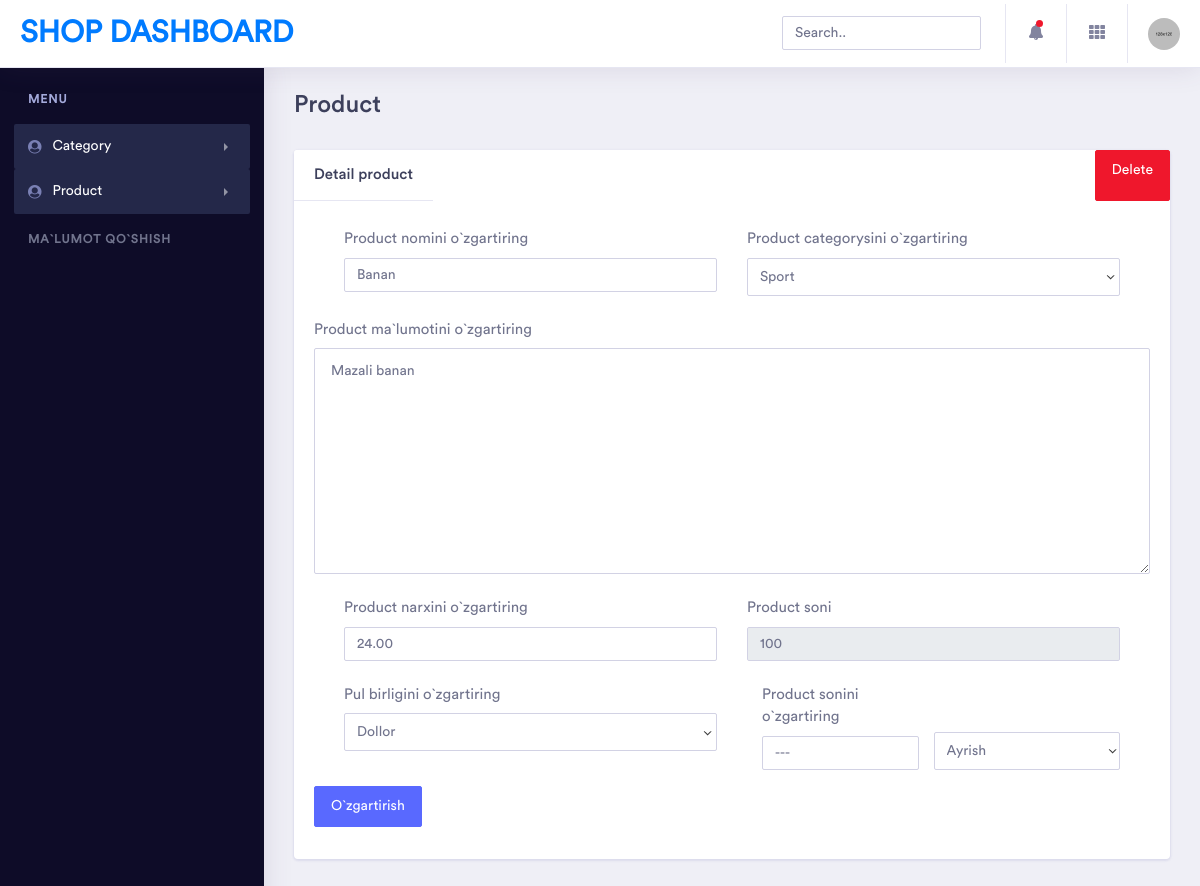
Page /dashboard/prodect_update/3 on the earlier database version.
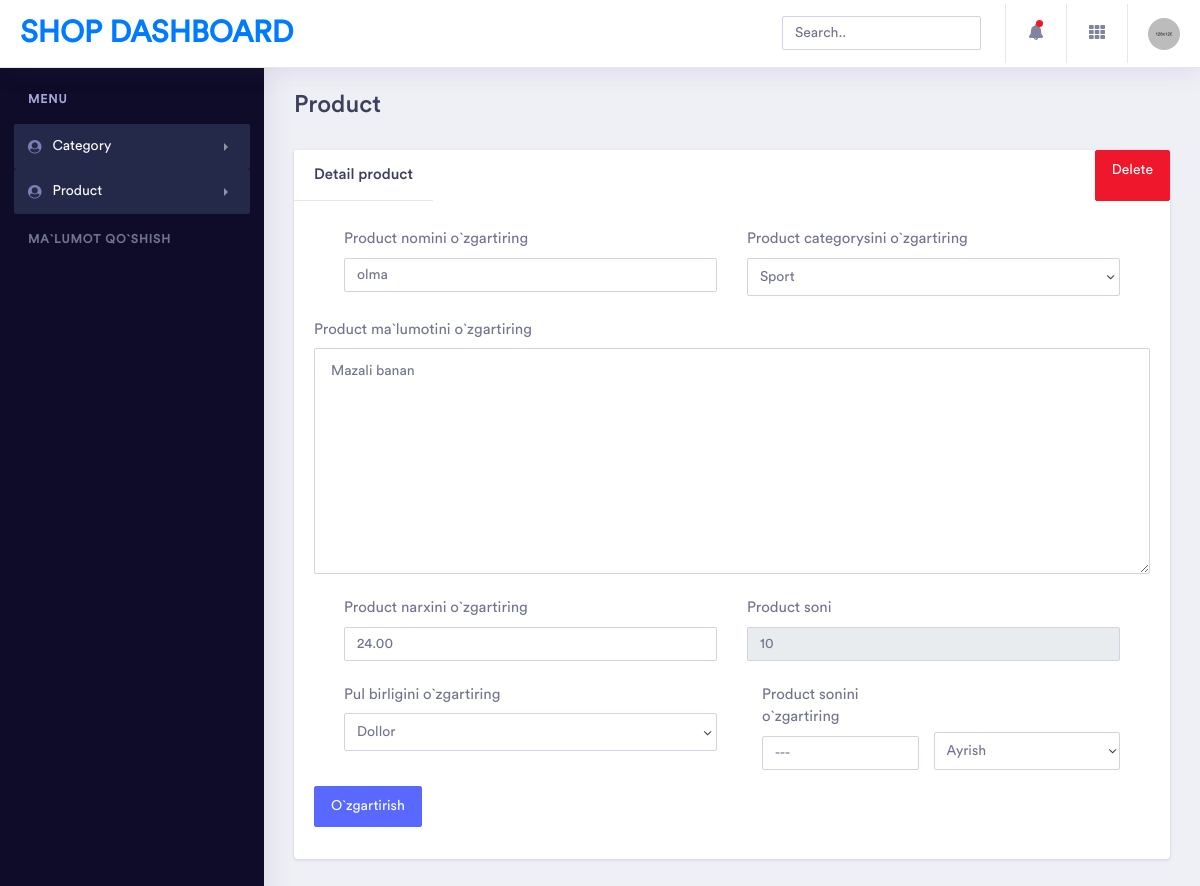
Same page on the later database version.
### main/models.py (models this page shows, shortened)
class Product(models.Model):
    name = models.CharField(max_length=255)
    description = models.TextField()
    quantity = models.IntegerField()
    price = models.DecimalField(decimal_places=2, max_digits=10)
    currency = models.SmallIntegerField(
        choices=(
            (1,'Dollar'),
            (2, 'So`m')
            )
    )
    discount_price = models.DecimalField(
        decimal_places=2,
        max_digits=10,
        blank=True,
        null=True
        )
    baner_image = models.ImageField(upload_to='baner/')
    category = models.ForeignKey(Category, on_delete=models.SET_NULL, null=True)

class Category(models.Model):
    name = models.CharField(max_length=255, unique=True)
    def __str__(self):
        return self.name

### dashboard/views.py (the view, shortened to what this page needs)
# urls.py: path('prodect_update/<int:id>', views.prodect_update, name='prodect_update'),
def prodect_update(request, id):
    product = models.Product.objects.get(id=id)
    category = models.Category.objects.exclude(id=product.category_id)
    context = {
        'product':product,
        'category':category
    }
    return render(request, 'dashboard/product/update.html', context)

### dashboard/templates/dashboard/product/update.html (shortened to what the changed rows need)
{% extends 'dashboard/base.html' %}
{% load static %}
        {% block content %}
        <div class="dashboard-wrapper">
            <div class="dashboard-ecommerce">
                <div class="container-fluid  dashboard-content">
                    <div class="row">
                        <div class="col-xl-12 col-lg-12 col-md-12 col-sm-12 col-12">
                            <div class="page-header">
                                <h2 class="pageheader-title">Product</h2>
                            </div>
                        </div>
                    </div>
                    <div class="row">
                        <div class="col-xl-12 col-lg-12 col-md-12 col-sm-12 col-12">
                            <div class="card">
                                <div class="card-body">
                                    <div class="form-group">
                                        <form action="" method="post">{% csrf_token %}
                                            <div class="col-12 d-flex justify-content-between">
                                                <div class="col-6">
                                                    <div class="input-group mb-3">
                                                        <input type="text" class="form-control" name="name" value="{{product.name}}">
                                                    </div>
                                                </div>
                                                <div class="col-6">
                                                    <div class="input-group mb-3">
                                                        <select class="form-control" name="category_id">
                                                            <option value="{{product.category.id}}" selected>{{product.category }}</option>
                                                        </select>
                                                    </div>
                                                </div>
                                            </div>
                                            <div class="input-group mb-3">
                                                <textarea class="form-control" name="description" cols="30" rows="10">{{product.description}}</textarea>
                                            </div>
                                            <div class="col-12 d-flex justify-content-between">
                                                <div class="col-6 d-flex flex-column">
                                                    <div class="">
                                                        <div class="input-group mb-3">
                                                            <input type="text" class="form-control" name="price" value="{{product.price}}">
                                                        </div>
                                                    </div>
                                                </div>
                                                <div class="col-6 d-flex flex-column">
                                                    <div class="">
                                                        <div class="input-group mb-3">
                                                            <input type="text" class="form-control" disabled placeholder="{{product.quantity}}">
                                                        </div>
                                                    </div>
                                                </div>
                                            </div>
                                        </form>
                                    </div>
                                </div>
                            </div>
                        </div>
                    </div>
                </div>
            </div>
        </div>
        {% endblock %}

Differences in the rows shown:
changed Product "Mazali banan": name "Banan" → "olma"; quantity "100" → "10"
